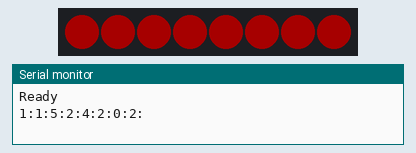
Recording of a sketch running on a simulated Arduino Uno, built with avr-gcc and run on an emulated ATmega328P. On the bench: 8 RGB LEDs in strip order, left to right, the last lines printed to the serial monitor. Dim RGB values are drawn brighter than linear; random numbers use the default seed unless the sketch sets one.

Above: at 0.01 s.
At 4.98 s:
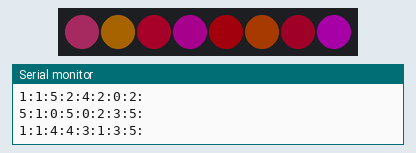
At 9.91 s:
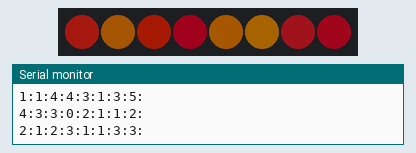
At 19.11 s:
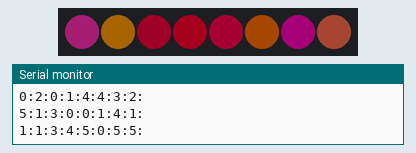
At 26.71 s:
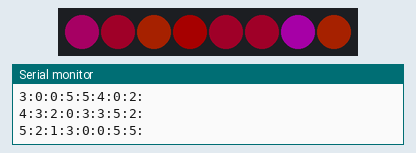
At 38.2 s:
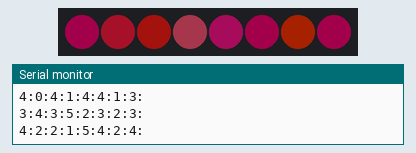

The sketch:

FadeWings.ino
```cpp
//Random Flash animation for Neopixel circuits
//by Dano Wall and Becky Stern for Adafruit Industries
//based on the Sparkle Skirt, minus the accelerometer
#include <Adafruit_NeoPixel.h>

#define PIN (6)
#define LED_COUNT (8)
#define ACTIVE_LEDS (8)
#define STEPS_PER_CHANGE (50)
#define MS_PER_STEP (40)

Adafruit_NeoPixel strip = Adafruit_NeoPixel(LED_COUNT, PIN, NEO_GRB + NEO_KHZ800);

// Here is where you can put in your favorite colors that will appear!
// just add new {nnn, nnn, nnn}, lines. They will be picked out randomly
//                          R   G   B
/*uint8_t myColors[][6] = {{255, 153, 00},   // bright orange
                         {255, 051, 00},   // orange
						 {204, 00, 051},   // darkred
						 {255, 00, 00},   // red
						 {255, 00, 153},   // brightpink
						 {255, 00, 255},   // pink
                          };*/

class TrollColor
{
public:
	uint8_t R, G, B;

	TrollColor(uint8_t r, uint8_t g, uint8_t b) : R(r), G(g), B(b) {}
};

TrollColor C_RED(255, 0, 0);
TrollColor C_ORANGE(255, 51, 0);
TrollColor C_DARK_RED(204, 0, 51);
TrollColor C_BRIGHT_PINK(255, 0, 153);
TrollColor C_PINK(255, 0, 255);
TrollColor C_BRIGHT_ORANGE(255, 153, 0);

TrollColor C_BLUE(0, 0, 255);

#define COLOR_COUNT (6)
TrollColor colorList[COLOR_COUNT] = {C_RED, C_BRIGHT_ORANGE, C_ORANGE,
				C_DARK_RED, C_BRIGHT_PINK, C_PINK};

int ledColor[LED_COUNT];
int ledNextColor[LED_COUNT];

// don't edit the line below

void setup() {
  Serial.begin(9600);

  for(int led = 0; led < LED_COUNT; led++) {
	  ledColor[led] = 0;
  }
  strip.begin();
  strip.setBrightness(40);
  strip.show(); // Initialize all pixels to 'off'

  while (!Serial) {}
  Serial.println("Ready");
}

void nextColor() {
	  for(int led = 0; led < ACTIVE_LEDS; led++) {
		  ledNextColor[led] = random(COLOR_COUNT);
      Serial.print(String(ledNextColor[led], HEX));
      Serial.print(":");
	  }
   Serial.print("\r\n");
}

bool on = false;
void fade() {
	for(int step = 0; step < STEPS_PER_CHANGE; step++) {
		  for(int led = 0; led < ACTIVE_LEDS; led++) {
			  TrollColor & prev = colorList[ledColor[led]];
			  TrollColor & next = colorList[ledNextColor[led]];

			int r = (next.R - prev.R) * step / STEPS_PER_CHANGE + prev.R;
			int g = (next.G - prev.G) * step / STEPS_PER_CHANGE + prev.G;
			int b = (next.B - prev.B) * step / STEPS_PER_CHANGE + prev.B;

			strip.setPixelColor(led, strip.Color(r, g, b));
		  }

		strip.show();
		delay(MS_PER_STEP);
	}
//	strip.setPixelColor(7, strip.Color(on ? 255:0, on?0:255, 0));
//	on = !on;
}
void store() {
	  for(int led = 0; led < ACTIVE_LEDS; led++) {
		ledColor[led] = ledNextColor[led];
	  }
}
void loop() {
	nextColor();
	fade();
	store();
}
```
